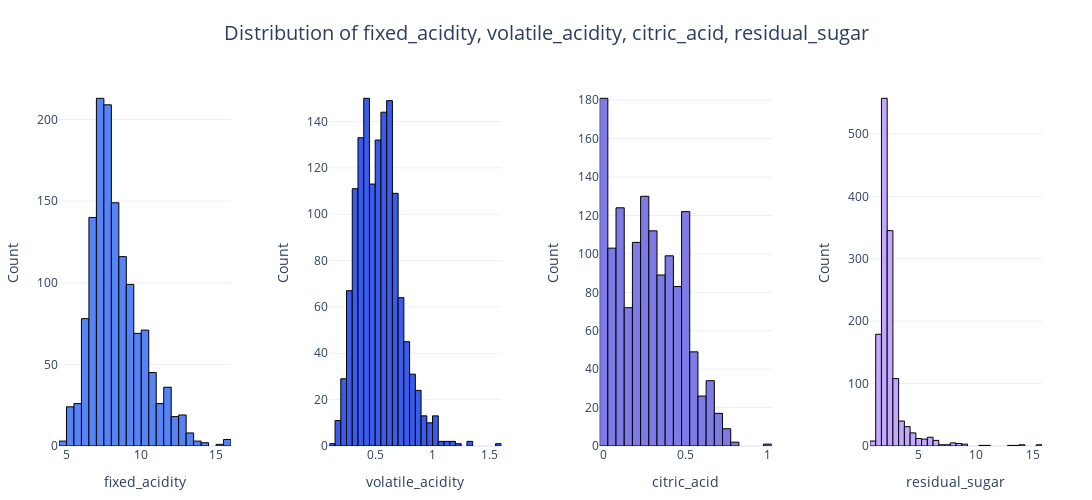

Here is the notebook cell this chart was saved with:
### Markdown cell above
In our dataset, we have identified a total of 601 outliers across 12 features using the Interquartile Range (IQR) method. 

These outliers represent values that significantly deviate from the rest of the data. 

While outliers can sometimes indicate errors, they can also represent valid but extreme variations in the data. 

At this stage, without a deeper understanding of the context and nature of the data, we have chosen to temporarily retain these outliers in our analysis. 

This decision stems from the possibility that these outliers could provide valuable insights. 

However, we acknowledge that outliers can potentially skew our analysis and we will therefore revisit this decision as necessary during later stages of our analysis.

### Code cell
plot_histograms(wine_df, ["fixed_acidity", "volatile_acidity", "citric_acid", "residual_sugar"], save_path="images/histograms.png")

### Figure 1 — Plotly figure (JSON) as saved in the notebook; plotly's stock layout.template omitted (floating-point values rounded to 4 significant figures; data arrays with more than 128 entries replaced by an {"elided": "..."} marker saying what was removed)
{"data": [{"marker": {"color": "#5684F7", "line": {"color": "#000000", "width": 1}}, "name": "fixed_acidity", "nbinsx": 40, "type": "histogram", "x": {"elided": "1359 float values"}, "xaxis": "x", "yaxis": "y"}, {"marker": {"color": "#3A5CED", "line": {"color": "#000000", "width": 1}}, "name": "volatile_acidity", "nbinsx": 40, "type": "histogram", "x": {"elided": "1359 float values"}, "xaxis": "x2", "yaxis": "y2"}, {"marker": {"color": "#7E7AE6", "line": {"color": "#000000", "width": 1}}, "name": "citric_acid", "nbinsx": 40, "type": "histogram", "x": {"elided": "1359 float values"}, "xaxis": "x3", "yaxis": "y3"}, {"marker": {"color": "#C2A9FF", "line": {"color": "#000000", "width": 1}}, "name": "residual_sugar", "nbinsx": 40, "type": "histogram", "x": {"elided": "1359 float values"}, "xaxis": "x4", "yaxis": "y4"}], "layout": {"height": 500, "margin": {"b": 50, "l": 50, "r": 50, "t": 80}, "showlegend": false, "title": {"font": {"size": 20}, "text": "Distribution of fixed_acidity, volatile_acidity, citric_acid, residual_sugar", "x": 0.5}, "width": 1600, "xaxis": {"anchor": "y", "domain": [0, 0.175], "title": {"font": {"size": 14}, "text": "fixed_acidity"}}, "xaxis2": {"anchor": "y2", "domain": [0.275, 0.45], "title": {"font": {"size": 14}, "text": "volatile_acidity"}}, "xaxis3": {"anchor": "y3", "domain": [0.55, 0.725], "title": {"font": {"size": 14}, "text": "citric_acid"}}, "xaxis4": {"anchor": "y4", "domain": [0.825, 1], "title": {"font": {"size": 14}, "text": "residual_sugar"}}, "yaxis": {"anchor": "x", "domain": [0, 1], "title": {"font": {"size": 14}, "text": "Count"}}, "yaxis2": {"anchor": "x2", "domain": [0, 1], "title": {"font": {"size": 14}, "text": "Count"}}, "yaxis3": {"anchor": "x3", "domain": [0, 1], "title": {"font": {"size": 14}, "text": "Count"}}, "yaxis4": {"anchor": "x4", "domain": [0, 1], "title": {"font": {"size": 14}, "text": "Count"}}}}
